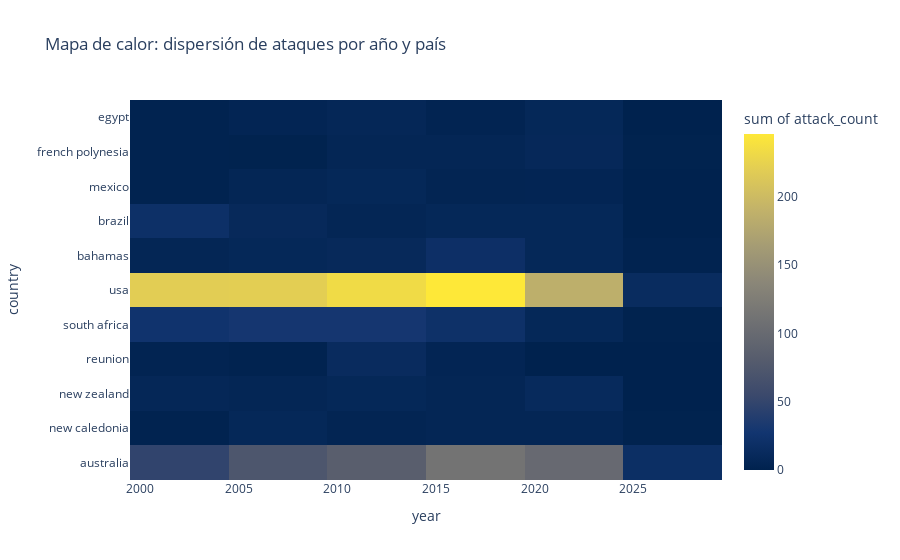

The cell this chart's notebook holds for it:
### Code cell
fig = px.density_heatmap(
    shark_summary,
    x="year",
    y="country",
    z="attack_count",
    color_continuous_scale="Cividis",
    title="Mapa de calor: dispersión de ataques por año y país"
)

fig.show()

### Figure 1 — Plotly figure (JSON) as saved in the notebook; plotly's stock layout.template omitted (floating-point values rounded to 4 significant figures; data arrays with more than 128 entries replaced by an {"elided": "..."} marker saying what was removed)
{"data": [{"coloraxis": "coloraxis", "histfunc": "sum", "hovertemplate": "year=%{x}<br>country=%{y}<br>sum of attack_count=%{z}<extra></extra>", "name": "", "type": "histogram2d", "x": {"elided": "299 float values"}, "xaxis": "x", "xbingroup": "x", "y": {"elided": "299 str values"}, "yaxis": "y", "ybingroup": "y", "z": {"elided": "299 int values"}}], "layout": {"coloraxis": {"colorbar": {"title": {"text": "sum of attack_count"}}, "colorscale": [[0, "#00224e"], [0.1111, "#123570"], [0.2222, "#3b496c"], [0.3333, "#575d6d"], [0.4444, "#707173"], [0.5556, "#8a8678"], [0.6667, "#a59c74"], [0.7778, "#c3b369"], [0.8889, "#e1cc55"], [1, "#fee838"]]}, "legend": {"tracegroupgap": 0}, "title": {"text": "Mapa de calor: dispersión de ataques por año y país"}, "xaxis": {"anchor": "y", "domain": [0, 1], "title": {"text": "year"}}, "yaxis": {"anchor": "x", "domain": [0, 1], "title": {"text": "country"}}}}
